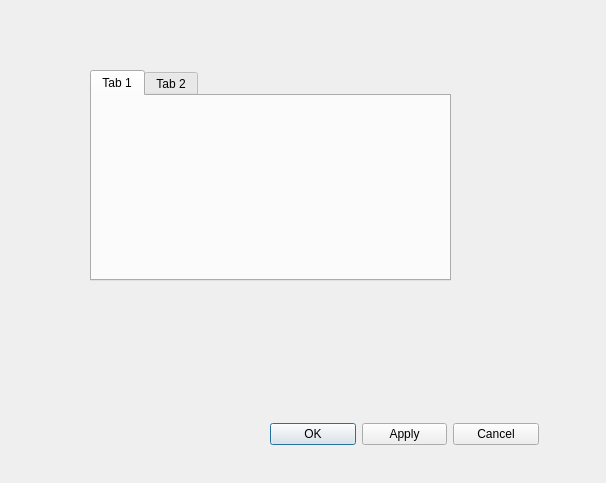
<?xml version="1.0" encoding="UTF-8"?>
<ui version="4.0">
 <class>colors</class>
 <widget class="QDialog" name="colors">
  <property name="geometry">
   <rect>
    <x>0</x>
    <y>0</y>
    <width>606</width>
    <height>483</height>
   </rect>
  </property>
  <property name="windowTitle">
   <string>Dialog</string>
  </property>
  <widget class="QTabWidget" name="tabWidget">
   <property name="geometry">
    <rect>
     <x>90</x>
     <y>70</y>
     <width>361</width>
     <height>211</height>
    </rect>
   </property>
   <property name="currentIndex">
    <number>0</number>
   </property>
   <widget class="QWidget" name="tab">
    <attribute name="title">
     <string>Tab 1</string>
    </attribute>
   </widget>
   <widget class="QWidget" name="tab_2">
    <attribute name="title">
     <string>Tab 2</string>
    </attribute>
   </widget>
  </widget>
  <widget class="QWidget" name="">
   <property name="geometry">
    <rect>
     <x>270</x>
     <y>420</y>
     <width>269</width>
     <height>29</height>
    </rect>
   </property>
   <layout class="QHBoxLayout" name="horizontalLayout">
    <item>
     <widget class="QPushButton" name="OK_button">
      <property name="text">
       <string>OK</string>
      </property>
     </widget>
    </item>
    <item>
     <widget class="QPushButton" name="apply_button">
      <property name="text">
       <string>Apply</string>
      </property>
     </widget>
    </item>
    <item>
     <widget class="QPushButton" name="cancel_button">
      <property name="text">
       <string>Cancel</string>
      </property>
     </widget>
    </item>
   </layout>
  </widget>
 </widget>
 <resources/>
 <connections/>
</ui>
